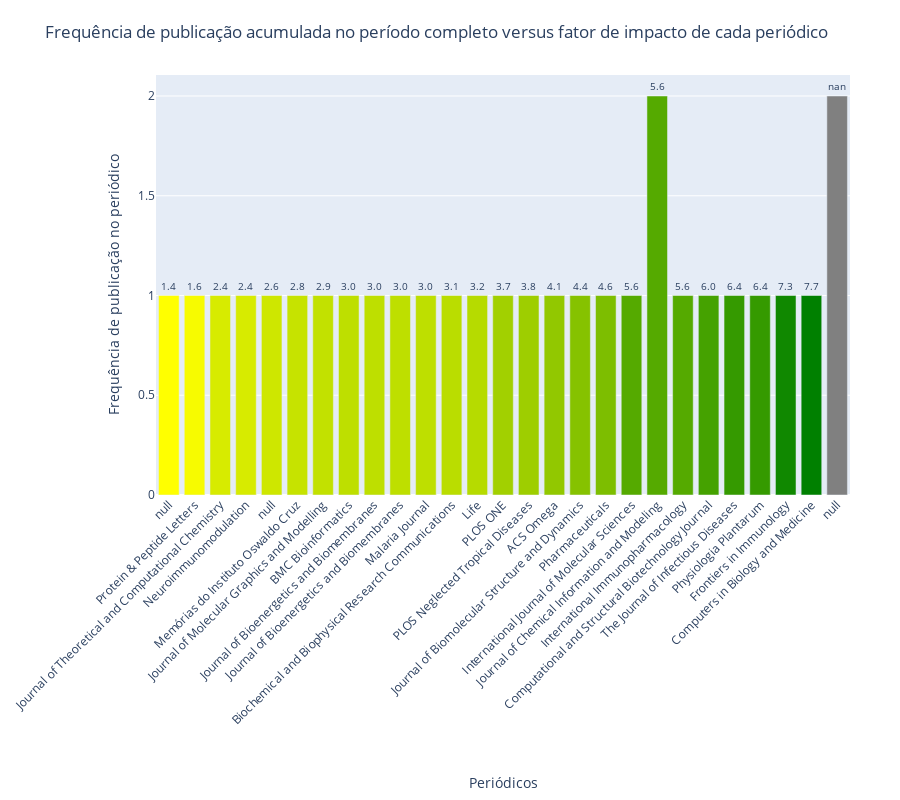
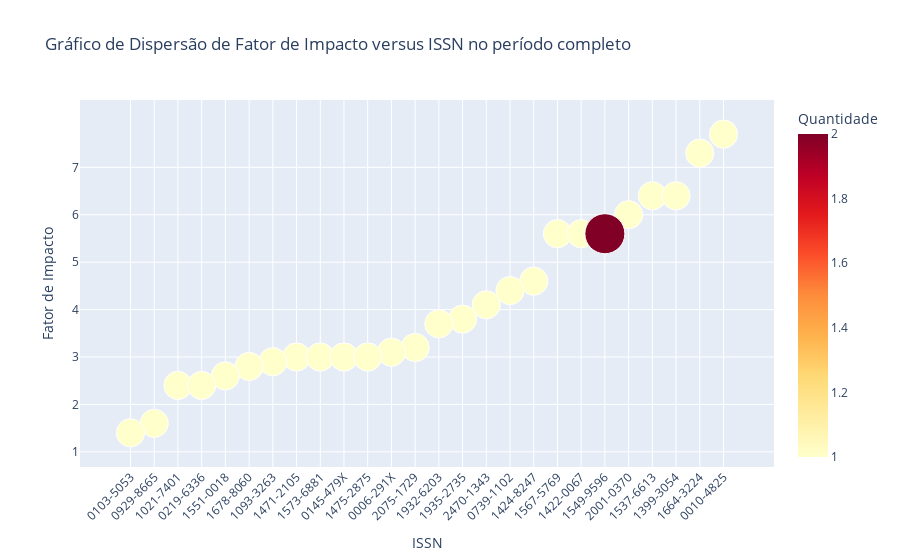

Notebook source saved alongside these figures, in order:
### Code cell
formatted_records = dataframe_to_list_of_dicts(df_final)
jcr_properties_list = formatted_records

plot_vertbar(jcr_properties_list)
plot_scatter(jcr_properties_list)

### Figure 1 — Plotly figure (JSON) as saved in the notebook; plotly's stock layout.template omitted (floating-point values rounded to 4 significant figures)
{"data": [{"alignmentgroup": "True", "customdata": [[1.4, "JCR 2022"]], "hovertemplate": "issn=%{x}<br>issn_count=%{y}<br>text=%{text}<br>impact-factor=%{customdata[0]}<br>jcr_year=%{customdata[1]}<extra></extra>", "legendgroup": "", "marker": {"color": "#ffff00", "pattern": {"shape": ""}}, "name": "", "offsetgroup": "", "orientation": "v", "showlegend": false, "text": ["1.4"], "textfont": {"size": 10}, "textposition": "outside", "texttemplate": "%{text}", "type": "bar", "x": ["0103-5053"], "xaxis": "x", "y": [1], "yaxis": "y"}, {"alignmentgroup": "True", "customdata": [[1.6, "JCR 2022"]], "hovertemplate": "issn=%{x}<br>issn_count=%{y}<br>text=%{text}<br>impact-factor=%{customdata[0]}<br>jcr_year=%{customdata[1]}<extra></extra>", "legendgroup": "", "marker": {"color": "#f7fb00", "pattern": {"shape": ""}}, "name": "", "offsetgroup": "", "orientation": "v", "showlegend": false, "text": ["1.6"], "textfont": {"size": 10}, "textposition": "outside", "texttemplate": "%{text}", "type": "bar", "x": ["0929-8665"], "xaxis": "x", "y": [1], "yaxis": "y"}, {"alignmentgroup": "True", "customdata": [[2.4, "JCR 2022"], [2.4, "JCR 2022"]], "hovertemplate": "issn=%{x}<br>issn_count=%{y}<br>text=%{text}<br>impact-factor=%{customdata[0]}<br>jcr_year=%{customdata[1]}<extra></extra>", "legendgroup": "", "marker": {"color": "#d7eb00", "pattern": {"shape": ""}}, "name": "", "offsetgroup": "", "orientation": "v", "showlegend": false, "text": ["2.4", "2.4"], "textfont": {"size": 10}, "textposition": "outside", "texttemplate": "%{text}", "type": "bar", "x": ["0219-6336", "1021-7401"], "xaxis": "x", "y": [1, 1], "yaxis": "y"}, {"alignmentgroup": "True", "customdata": [[2.6, "JCR 2022"]], "hovertemplate": "issn=%{x}<br>issn_count=%{y}<br>text=%{text}<br>impact-factor=%{customdata[0]}<br>jcr_year=%{customdata[1]}<extra></extra>", "legendgroup": "", "marker": {"color": "#cee700", "pattern": {"shape": ""}}, "name": "", "offsetgroup": "", "orientation": "v", "showlegend": false, "text": ["2.6"], "textfont": {"size": 10}, "textposition": "outside", "texttemplate": "%{text}", "type": "bar", "x": ["1551-0018"], "xaxis": "x", "y": [1], "yaxis": "y"}, {"alignmentgroup": "True", "customdata": [[2.8, "JCR 2022"]], "hovertemplate": "issn=%{x}<br>issn_count=%{y}<br>text=%{text}<br>impact-factor=%{customdata[0]}<br>jcr_year=%{customdata[1]}<extra></extra>", "legendgroup": "", "marker": {"color": "#c6e300", "pattern": {"shape": ""}}, "name": "", "offsetgroup": "", "orientation": "v", "showlegend": false, "text": ["2.8"], "textfont": {"size": 10}, "textposition": "outside", "texttemplate": "%{text}", "type": "bar", "x": ["1678-8060"], "xaxis": "x", "y": [1], "yaxis": "y"}, {"alignmentgroup": "True", "customdata": [[2.9, "JCR 2022"]], "hovertemplate": "issn=%{x}<br>issn_count=%{y}<br>text=%{text}<br>impact-factor=%{customdata[0]}<br>jcr_year=%{customdata[1]}<extra></extra>", "legendgroup": "", "marker": {"color": "#c2e100", "pattern": {"shape": ""}}, "name": "", "offsetgroup": "", "orientation": "v", "showlegend": false, "text": ["2.9"], "textfont": {"size": 10}, "textposition": "outside", "texttemplate": "%{text}", "type": "bar", "x": ["1093-3263"], "xaxis": "x", "y": [1], "yaxis": "y"}, {"alignmentgroup": "True", "customdata": [[3, "JCR 2022"], [3, "JCR 2022"], [3, "JCR 2022"], [3, "JCR 2022"]], "hovertemplate": "issn=%{x}<br>issn_count=%{y}<br>text=%{text}<br>impact-factor=%{customdata[0]}<br>jcr_year=%{customdata[1]}<extra></extra>", "legendgroup": "", "marker": {"color": "#bedf00", "pattern": {"shape": ""}}, "name": "", "offsetgroup": "", "orientation": "v", "showlegend": false, "text": ["3.0", "3.0", "3.0", "3.0"], "textfont": {"size": 10}, "textposition": "outside", "texttemplate": "%{text}", "type": "bar", "x": ["1471-2105", "0145-479X", "1573-6881", "1475-2875"], "xaxis": "x", "y": [1, 1, 1, 1], "yaxis": "y"}, {"alignmentgroup": "True", "customdata": [[3.1, "JCR 2022"]], "hovertemplate": "issn=%{x}<br>issn_count=%{y}<br>text=%{text}<br>impact-factor=%{customdata[0]}<br>jcr_year=%{customdata[1]}<extra></extra>", "legendgroup": "", "marker": {"color": "#badd00", "pattern": {"shape": ""}}, "name": "", "offsetgroup": "", "orientation": "v", "showlegend": false, "text": ["3.1"], "textfont": {"size": 10}, "textposition": "outside", "texttemplate": "%{text}", "type": "bar", "x": ["0006-291X"], "xaxis": "x", "y": [1], "yaxis": "y"}, {"alignmentgroup": "True", "customdata": [[3.2, "JCR 2022"]], "hovertemplate": "issn=%{x}<br>issn_count=%{y}<br>text=%{text}<br>impact-factor=%{customdata[0]}<br>jcr_year=%{customdata[1]}<extra></extra>", "legendgroup": "", "marker": {"color": "#b6db00", "pattern": {"shape": ""}}, "name": "", "offsetgroup": "", "orientation": "v", "showlegend": false, "text": ["3.2"], "textfont": {"size": 10}, "textposition": "outside", "texttemplate": "%{text}", "type": "bar", "x": ["2075-1729"], "xaxis": "x", "y": [1], "yaxis": "y"}, {"alignmentgroup": "True", "customdata": [[3.7, "JCR 2022"]], "hovertemplate": "issn=%{x}<br>issn_count=%{y}<br>text=%{text}<br>impact-factor=%{customdata[0]}<br>jcr_year=%{customdata[1]}<extra></extra>", "legendgroup": "", "marker": {"color": "#a2d000", "pattern": {"shape": ""}}, "name": "", "offsetgroup": "", "orientation": "v", "showlegend": false, "text": ["3.7"], "textfont": {"size": 10}, "textposition": "outside", "texttemplate": "%{text}", "type": "bar", "x": ["1932-6203"], "xaxis": "x", "y": [1], "yaxis": "y"}, {"alignmentgroup": "True", "customdata": [[3.8, "JCR 2022"]], "hovertemplate": "issn=%{x}<br>issn_count=%{y}<br>text=%{text}<br>impact-factor=%{customdata[0]}<br>jcr_year=%{customdata[1]}<extra></extra>", "legendgroup": "", "marker": {"color": "#9ece00", "pattern": {"shape": ""}}, "name": "", "offsetgroup": "", "orientation": "v", "showlegend": false, "text": ["3.8"], "textfont": {"size": 10}, "textposition": "outside", "texttemplate": "%{text}", "type": "bar", "x": ["1935-2735"], "xaxis": "x", "y": [1], "yaxis": "y"}, {"alignmentgroup": "True", "customdata": [[4.1, "JCR 2022"]], "hovertemplate": "issn=%{x}<br>issn_count=%{y}<br>text=%{text}<br>impact-factor=%{customdata[0]}<br>jcr_year=%{customdata[1]}<extra></extra>", "legendgroup": "", "marker": {"color": "#92c800", "pattern": {"shape": ""}}, "name": "", "offsetgroup": "", "orientation": "v", "showlegend": false, "text": ["4.1"], "textfont": {"size": 10}, "textposition": "outside", "texttemplate": "%{text}", "type": "bar", "x": ["2470-1343"], "xaxis": "x", "y": [1], "yaxis": "y"}, {"alignmentgroup": "True", "customdata": [[4.4, "JCR 2022"]], "hovertemplate": "issn=%{x}<br>issn_count=%{y}<br>text=%{text}<br>impact-factor=%{customdata[0]}<br>jcr_year=%{customdata[1]}<extra></extra>", "legendgroup": "", "marker": {"color": "#86c200", "pattern": {"shape": ""}}, "name": "", "offsetgroup": "", "orientation": "v", "showlegend": false, "text": ["4.4"], "textfont": {"size": 10}, "textposition": "outside", "texttemplate": "%{text}", "type": "bar", "x": ["0739-1102"], "xaxis": "x", "y": [1], "yaxis": "y"}, {"alignmentgroup": "True", "customdata": [[4.6, "JCR 2022"]], "hovertemplate": "issn=%{x}<br>issn_count=%{y}<br>text=%{text}<br>impact-factor=%{customdata[0]}<br>jcr_year=%{customdata[1]}<extra></extra>", "legendgroup": "", "marker": {"color": "#7dbe00", "pattern": {"shape": ""}}, "name": "", "offsetgroup": "", "orientation": "v", "showlegend": false, "text": ["4.6"], "textfont": {"size": 10}, "textposition": "outside", "texttemplate": "%{text}", "type": "bar", "x": ["1424-8247"], "xaxis": "x", "y": [1], "yaxis": "y"}, {"alignmentgroup": "True", "customdata": [[5.6, "JCR 2022"], [5.6, "JCR 2022"], [5.6, "JCR 2022"]], "hovertemplate": "issn=%{x}<br>issn_count=%{y}<br>text=%{text}<br>impact-factor=%{customdata[0]}<br>jcr_year=%{customdata[1]}<extra></extra>", "legendgroup": "", "marker": {"color": "#55aa00", "pattern": {"shape": ""}}, "name": "", "offsetgroup": "", "orientation": "v", "showlegend": false, "text": ["5.6", "5.6", "5.6"], "textfont": {"size": 10}, "textposition": "outside", "texttemplate": "%{text}", "type": "bar", "x": ["1422-0067", "1549-9596", "1567-5769"], "xaxis": "x", "y": [1, 2, 1], "yaxis": "y"}, {"alignmentgroup": "True", "customdata": [[6, "JCR 2022"]], "hovertemplate": "issn=%{x}<br>issn_count=%{y}<br>text=%{text}<br>impact-factor=%{customdata[0]}<br>jcr_year=%{customdata[1]}<extra></extra>", "legendgroup": "", "marker": {"color": "#45a200", "pattern": {"shape": ""}}, "name": "", "offsetgroup": "", "orientation": "v", "showlegend": false, "text": ["6.0"], "textfont": {"size": 10}, "textposition": "outside", "texttemplate": "%{text}", "type": "bar", "x": ["2001-0370"], "xaxis": "x", "y": [1], "yaxis": "y"}, {"alignmentgroup": "True", "customdata": [[6.4, "JCR 2022"], [6.4, "JCR 2022"]], "hovertemplate": "issn=%{x}<br>issn_count=%{y}<br>text=%{text}<br>impact-factor=%{customdata[0]}<br>jcr_year=%{customdata[1]}<extra></extra>", "legendgroup": "", "marker": {"color": "#359a00", "pattern": {"shape": ""}}, "name": "", "offsetgroup": "", "orientation": "v", "showlegend": false, "text": ["6.4", "6.4"], "textfont": {"size": 10}, "textposition": "outside", "texttemplate": "%{text}", "type": "bar", "x": ["1537-6613", "1399-3054"], "xaxis": "x", "y": [1, 1], "yaxis": "y"}, {"alignmentgroup": "True", "customdata": [[7.3, "JCR 2022"]], "hovertemplate": "issn=%{x}<br>issn_count=%{y}<br>text=%{text}<br>impact-factor=%{customdata[0]}<br>jcr_year=%{customdata[1]}<extra></extra>", "legendgroup": "", "marker": {"color": "#108800", "pattern": {"shape": ""}}, "name": "", "offsetgroup": "", "orientation": "v", "showlegend": false, "text": ["7.3"], "textfont": {"size": 10}, "textposition": "outside", "texttemplate": "%{text}", "type": "bar", "x": ["1664-3224"], "xaxis": "x", "y": [1], "yaxis": "y"}, {"alignmentgroup": "True", "customdata": [[7.7, "JCR 2022"]], "hovertemplate": "issn=%{x}<br>issn_count=%{y}<br>text=%{text}<br>impact-factor=%{customdata[0]}<br>jcr_year=%{customdata[1]}<extra></extra>", "legendgroup": "", "marker": {"color": "#008000", "pattern": {"shape": ""}}, "name": "", "offsetgroup": "", "orientation": "v", "showlegend": false, "text": ["7.7"], "textfont": {"size": 10}, "textposition": "outside", "texttemplate": "%{text}", "type": "bar", "x": ["0010-4825"], "xaxis": "x", "y": [1], "yaxis": "y"}, {"alignmentgroup": "True", "customdata": [[null, null], [null, null]], "hovertemplate": "issn=%{x}<br>issn_count=%{y}<br>text=%{text}<br>impact-factor=%{customdata[0]}<br>jcr_year=%{customdata[1]}<extra></extra>", "legendgroup": "", "marker": {"color": "#808080", "pattern": {"shape": ""}}, "name": "", "offsetgroup": "", "orientation": "v", "showlegend": false, "text": ["nan", "nan"], "textfont": {"size": 10}, "textposition": "outside", "texttemplate": "%{text}", "type": "bar", "x": [null, "MISSING"], "xaxis": "x", "y": [2, 2], "yaxis": "y"}], "layout": {"barmode": "relative", "height": 800, "legend": {"tracegroupgap": 0}, "margin": {"b": 50, "l": 50, "r": 50, "t": 75}, "title": {"text": "Frequência de publicação acumulada no período completo versus fator de impacto de cada periódico"}, "xaxis": {"anchor": "y", "automargin": true, "domain": [0, 1], "tickangle": -45, "ticktext": [null, "Protein & Peptide Letters", "Journal of Theoretical and Computational Chemistry", "Neuroimmunomodulation", null, "Memórias do Instituto Oswaldo Cruz", "Journal of Molecular Graphics and Modelling", "BMC Bioinformatics", "Journal of Bioenergetics and Biomembranes", "Journal of Bioenergetics and Biomembranes", "Malaria Journal", "Biochemical and Biophysical Research Communications", "Life", "PLOS ONE", "PLOS Neglected Tropical Diseases", "ACS Omega", "Journal of Biomolecular Structure and Dynamics", "Pharmaceuticals", "International Journal of Molecular Sciences", "Journal of Chemical Information and Modeling", "International Immunopharmacology", "Computational and Structural Biotechnology Journal", "The Journal of Infectious Diseases", "Physiologia Plantarum", "Frontiers in Immunology", "Computers in Biology and Medicine", "Advances and Applications in Bioinformatics and Chemistry", null], "tickvals": ["0103-5053", "0929-8665", "0219-6336", "1021-7401", "1551-0018", "1678-8060", "1093-3263", "1471-2105", "0145-479X", "1573-6881", "1475-2875", "0006-291X", "2075-1729", "1932-6203", "1935-2735", "2470-1343", "0739-1102", "1424-8247", "1422-0067", "1549-9596", "1567-5769", "2001-0370", "1537-6613", "1399-3054", "1664-3224", "0010-4825", null, "MISSING"], "title": {"standoff": 50, "text": "Periódicos"}}, "yaxis": {"anchor": "x", "autorange": true, "domain": [0, 1], "title": {"text": "Frequência de publicação no periódico"}}}}

### Figure 2 — Plotly figure (JSON) as saved in the notebook; plotly's stock layout.template omitted (floating-point values rounded to 4 significant figures)
{"data": [{"customdata": [["Computers in Biology and Medicine"], ["Frontiers in Immunology"], ["The Journal of Infectious Diseases"], ["Physiologia Plantarum"], ["Computational and Structural Biotechnology Journal"], ["International Immunopharmacology"], ["International Journal of Molecular Sciences"], ["Journal of Chemical Information and Modeling"], ["Pharmaceuticals"], ["Journal of Biomolecular Structure and Dynamics"], ["ACS Omega"], ["PLOS Neglected Tropical Diseases"], ["PLOS ONE"], ["Life"], ["Biochemical and Biophysical Research Communications"], ["BMC Bioinformatics"], ["Journal of Bioenergetics and Biomembranes"], ["Journal of Bioenergetics and Biomembranes"], ["Malaria Journal"], ["Journal of Molecular Graphics and Modelling"], ["Memórias do Instituto Oswaldo Cruz"], [null], ["Neuroimmunomodulation"], ["Journal of Theoretical and Computational Chemistry"], ["Protein & Peptide Letters"], [null], ["Advances and Applications in Bioinformatics and Chemistry"]], "hovertemplate": "ISSN=%{x}<br>Fator de Impacto=%{y}<br>Quantidade=%{marker.color}<br>journal=%{customdata[0]}<extra></extra>", "legendgroup": "", "marker": {"color": [1, 1, 1, 1, 1, 1, 1, 2, 1, 1, 1, 1, 1, 1, 1, 1, 1, 1, 1, 1, 1, 1, 1, 1, 1, 1, 2], "coloraxis": "coloraxis", "opacity": 1, "size": [2, 2, 2, 2, 2, 2, 2, 4, 2, 2, 2, 2, 2, 2, 2, 2, 2, 2, 2, 2, 2, 2, 2, 2, 2, 2, 4], "sizemode": "area", "sizeref": 0.005, "symbol": "circle"}, "mode": "markers", "name": "", "orientation": "v", "showlegend": false, "type": "scatter", "x": ["0010-4825", "1664-3224", "1537-6613", "1399-3054", "2001-0370", "1567-5769", "1422-0067", "1549-9596", "1424-8247", "0739-1102", "2470-1343", "1935-2735", "1932-6203", "2075-1729", "0006-291X", "1471-2105", "1573-6881", "0145-479X", "1475-2875", "1093-3263", "1678-8060", "1551-0018", "1021-7401", "0219-6336", "0929-8665", "0103-5053", null], "xaxis": "x", "y": [7.7, 7.3, 6.4, 6.4, 6, 5.6, 5.6, 5.6, 4.6, 4.4, 4.1, 3.8, 3.7, 3.2, 3.1, 3, 3, 3, 3, 2.9, 2.8, 2.6, 2.4, 2.4, 1.6, 1.4, null], "yaxis": "y"}], "layout": {"coloraxis": {"colorbar": {"title": {"text": "Quantidade"}}, "colorscale": [[0, "rgb(255,255,204)"], [0.125, "rgb(255,237,160)"], [0.25, "rgb(254,217,118)"], [0.375, "rgb(254,178,76)"], [0.5, "rgb(253,141,60)"], [0.625, "rgb(252,78,42)"], [0.75, "rgb(227,26,28)"], [0.875, "rgb(189,0,38)"], [1, "rgb(128,0,38)"]]}, "legend": {"itemsizing": "constant", "tracegroupgap": 0}, "title": {"text": "Gráfico de Dispersão de Fator de Impacto versus ISSN no período completo"}, "xaxis": {"anchor": "y", "categoryorder": "total ascending", "domain": [0, 1], "tickangle": -45, "tickvals": ["0010-4825", "1664-3224", "1537-6613", "1399-3054", "2001-0370", "1567-5769", "1422-0067", "1549-9596", "1424-8247", "0739-1102", "2470-1343", "1935-2735", "1932-6203", "2075-1729", "0006-291X", "1471-2105", "1573-6881", "0145-479X", "1475-2875", "1093-3263", "1678-8060", "1551-0018", "1021-7401", "0219-6336", "0929-8665", "0103-5053", null], "title": {"text": "ISSN"}}, "yaxis": {"anchor": "x", "autorange": true, "domain": [0, 1], "tickvals": [0, 1, 2, 3, 4, 5, 6, 7], "title": {"text": "Fator de Impacto"}}}}
